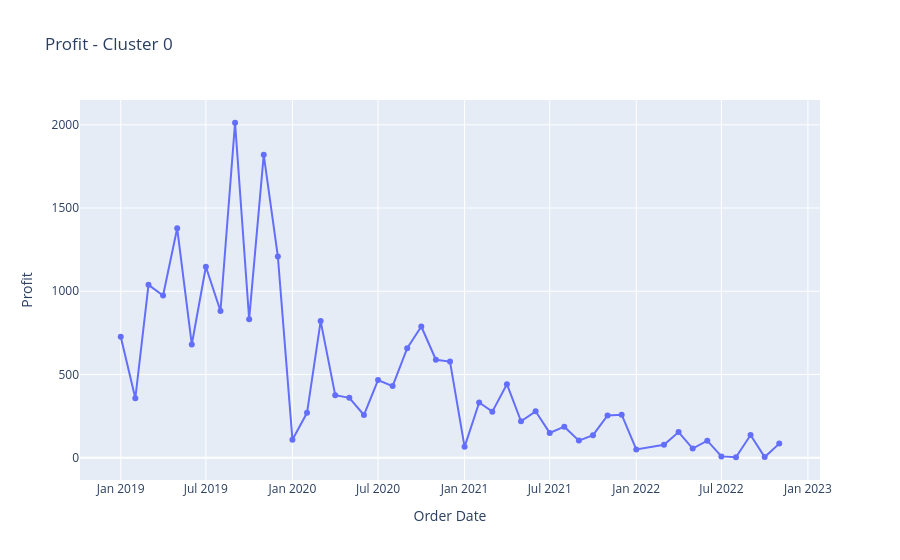
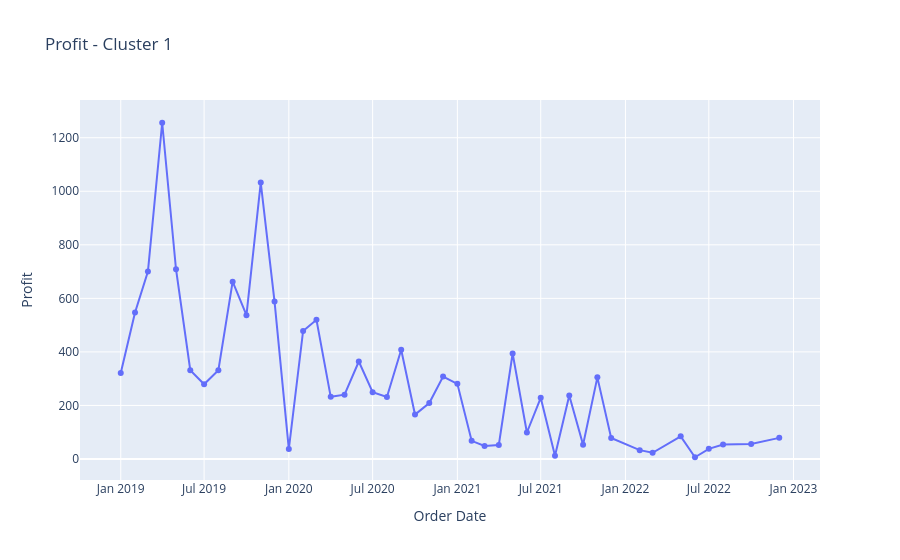
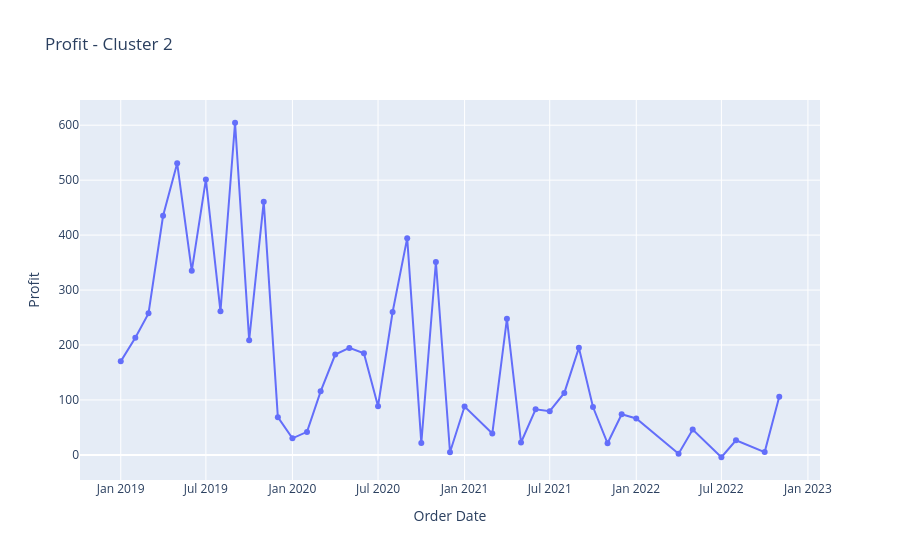

The cell these charts' notebook holds for them, in order:
### Code cell
df_temporal_cluster_0 = df_temporal[df_temporal['CLUSTER'] == 0].copy()
df_temporal_cluster_1 = df_temporal[df_temporal['CLUSTER'] == 1].copy()
df_temporal_cluster_2 = df_temporal[df_temporal['CLUSTER'] == 2].copy()

df_temporal_dict = {0: df_temporal_cluster_0, 1: df_temporal_cluster_1, 2: df_temporal_cluster_2}

for i, data in df_temporal_dict.items():
    fig = go.Figure()
    fig.add_trace(
        go.Scatter(
            x=data['ORDER_DATE'],
            y=data['PROFIT'],
            mode='lines+markers',
            name=f'Cluster {i}'
        )
    )
    fig.update_layout(
        title=f"Profit - Cluster {i}",
        xaxis_title="Order Date",
        yaxis_title="Profit",
    )
    fig.show()
